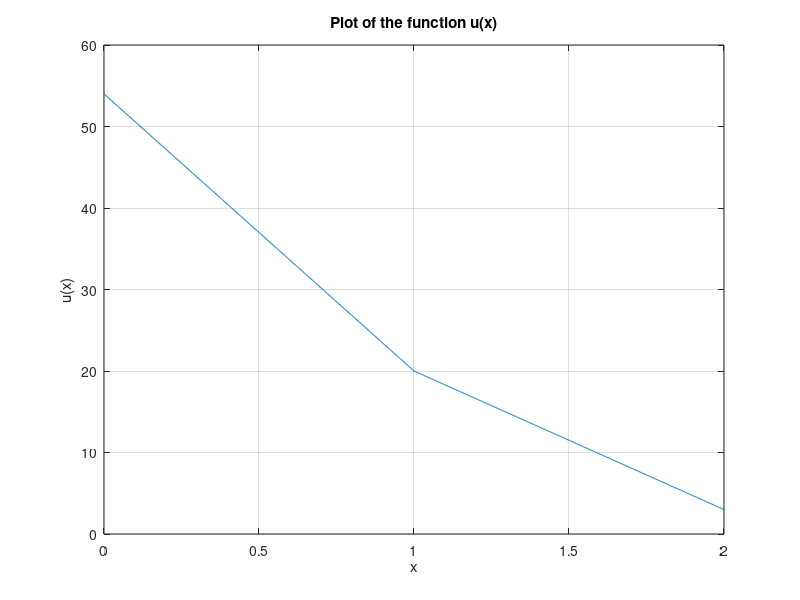

MATLAB code to generate this figure:
global n h;
n = 30;
h = 2/n;

function result = e (i,x)
    global n h;
    if x >= h*(i - 2) & x < h*(i -1)
        result = (x - h*(i - 2))/h;
    elseif x >= h*(i - 1) & x < h*(i)
        result = (h - (x - h*(i -1 )))/h;
    else
        result = 0;
        
    end
end

function result = e_prim(i,x)
    global n h;
    if x >= h*(i - 2) & x < h*(i -1)
        result = 1/h;
    elseif x >= h*(i - 1) & x < h*(i)
        result = -1/h;
    else
        result = 0;
        
    end
end

function result = L(i)
    global n h;
    result = -37/2 * e(i,0) + 3/2 * e(i,1);
end

function result = k(x)
    global n h;
    if x <= 1 & x >= 0
        result = 1;
    elseif x <= 2 & x > 1
        result = 2;
    else
        result = 0;
    end
end

function result = B(i,j)
    global n h;
    result = -2*e(j,2)*e_prim(i,2)-e(j,0)*e(i,0)+integral(@(x) k(x).*e_prim(i,x).*e_prim(j,x),0,2,'ArrayValued', true);
end

function result = u(W,x)
    global n h;
    result = 3/2*x;
    for i = 1:n
        result = result + W(i)*e(i,x);
    end
end

A = zeros(n, n);
for i = 1:n
    for j = 1:n
        A(i, j) = B(i, j);
    end
end

V = zeros(n, 1);
for i = 1:n
    V(i) = L(i);
end

W = A\V;

x_values = linspace(0, 2, 1000);
u_values = arrayfun(@(x) u(W, x), x_values);

figure;
plot(x_values, u_values);
xlabel('x');
ylabel('u(x)');
title('Plot of the function u(x)');
grid on;